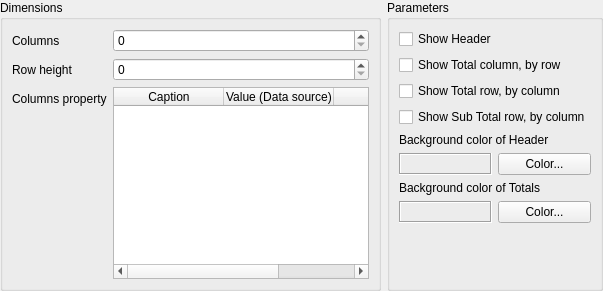
     <widget class="QWidget" name="page_6">
      <layout class="QGridLayout" name="gridLayout_2">
       <property name="leftMargin">
        <number>0</number>
       </property>
       <property name="topMargin">
        <number>0</number>
       </property>
       <property name="rightMargin">
        <number>0</number>
       </property>
       <property name="bottomMargin">
        <number>0</number>
       </property>
       <item row="0" column="0">
        <widget class="QGroupBox" name="groupBox_2">
         <property name="title">
          <string>Dimensions</string>
         </property>
         <layout class="QFormLayout" name="formLayout">
          <item row="0" column="0">
           <widget class="QLabel" name="label_9">
            <property name="text">
             <string>Columns</string>
            </property>
           </widget>
          </item>
          <item row="0" column="1">
           <widget class="QSpinBox" name="spnColCount"/>
          </item>
          <item row="1" column="0">
           <widget class="QLabel" name="label_11">
            <property name="text">
             <string>Row height</string>
            </property>
           </widget>
          </item>
          <item row="1" column="1">
           <widget class="QSpinBox" name="spnRowHeight"/>
          </item>
          <item row="2" column="1">
           <widget class="QTableWidget" name="colTable">
            <attribute name="horizontalHeaderDefaultSectionSize">
             <number>110</number>
            </attribute>
            <attribute name="horizontalHeaderStretchLastSection">
             <bool>true</bool>
            </attribute>
            <attribute name="verticalHeaderVisible">
             <bool>true</bool>
            </attribute>
            <attribute name="verticalHeaderDefaultSectionSize">
             <number>20</number>
            </attribute>
            <attribute name="verticalHeaderHighlightSections">
             <bool>false</bool>
            </attribute>
            <column>
             <property name="text">
              <string>Caption</string>
             </property>
            </column>
            <column>
             <property name="text">
              <string>Value (Data source)</string>
             </property>
            </column>
            <column>
             <property name="text">
              <string>Width</string>
             </property>
            </column>
           </widget>
          </item>
          <item row="2" column="0">
           <widget class="QLabel" name="label_18">
            <property name="text">
             <string>Columns property</string>
            </property>
           </widget>
          </item>
         </layout>
        </widget>
       </item>
       <item row="0" column="1">
        <widget class="QGroupBox" name="groupBox_3">
         <property name="title">
          <string>Parameters</string>
         </property>
         <layout class="QVBoxLayout" name="verticalLayout_16">
          <item>
           <widget class="QCheckBox" name="chckHeader">
            <property name="text">
             <string>Show Header</string>
            </property>
           </widget>
          </item>
          <item>
           <widget class="QCheckBox" name="chkRowTotal">
            <property name="text">
             <string>Show Total column, by row</string>
            </property>
           </widget>
          </item>
          <item>
           <widget class="QCheckBox" name="chkColTotal">
            <property name="text">
             <string>Show Total row, by column</string>
            </property>
           </widget>
          </item>
          <item>
           <widget class="QCheckBox" name="chkColSubTotal">
            <property name="text">
             <string>Show Sub Total row, by column</string>
            </property>
           </widget>
          </item>
          <item>
           <widget class="QLabel" name="label_7">
            <property name="text">
             <string>Background color of Header</string>
            </property>
           </widget>
          </item>
          <item>
           <layout class="QHBoxLayout" name="horizontalLayout_12">
            <item>
             <widget class="QLabel" name="lblColorHeader">
              <property name="frameShape">
               <enum>QFrame::Box</enum>
              </property>
              <property name="frameShadow">
               <enum>QFrame::Sunken</enum>
              </property>
              <property name="text">
               <string/>
              </property>
             </widget>
            </item>
            <item>
             <widget class="QPushButton" name="btnColorHeader">
              <property name="text">
               <string>Color...</string>
              </property>
             </widget>
            </item>
           </layout>
          </item>
          <item>
           <widget class="QLabel" name="label_10">
            <property name="text">
             <string>Background color of Totals</string>
            </property>
           </widget>
          </item>
          <item>
           <layout class="QHBoxLayout" name="horizontalLayout_11">
            <item>
             <widget class="QLabel" name="lblColorTotal">
              <property name="frameShape">
               <enum>QFrame::Box</enum>
              </property>
              <property name="frameShadow">
               <enum>QFrame::Sunken</enum>
              </property>
              <property name="text">
               <string/>
              </property>
             </widget>
            </item>
            <item>
             <widget class="QPushButton" name="btnColorTotal">
              <property name="text">
               <string>Color...</string>
              </property>
             </widget>
            </item>
           </layout>
          </item>
          <item>
           <spacer name="verticalSpacer_4">
            <property name="orientation">
             <enum>Qt::Vertical</enum>
            </property>
            <property name="sizeHint" stdset="0">
             <size>
              <width>20</width>
              <height>40</height>
             </size>
            </property>
           </spacer>
          </item>
         </layout>
        </widget>
       </item>
      </layout>
     </widget>
